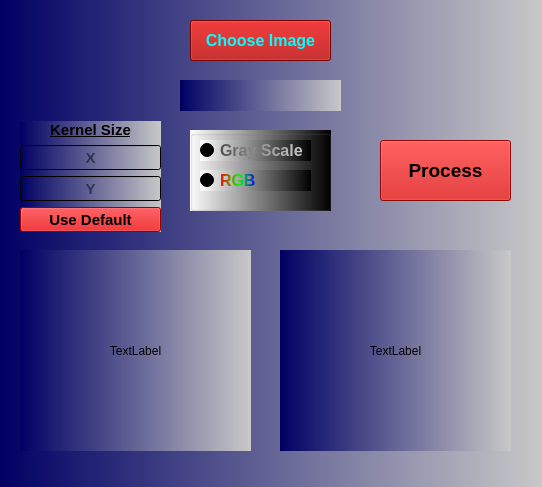
<?xml version="1.0" encoding="UTF-8"?>
<ui version="4.0">
 <class>MainWindow</class>
 <widget class="QMainWindow" name="MainWindow">
  <property name="geometry">
   <rect>
    <x>0</x>
    <y>0</y>
    <width>542</width>
    <height>487</height>
   </rect>
  </property>
  <property name="minimumSize">
   <size>
    <width>542</width>
    <height>487</height>
   </size>
  </property>
  <property name="maximumSize">
   <size>
    <width>542</width>
    <height>487</height>
   </size>
  </property>
  <property name="windowTitle">
   <string>Weird App</string>
  </property>
  <property name="styleSheet">
   <string notr="true">background-color:qlineargradient(spread:pad, x1:0, y1:0, x2:1, y2:0, stop:0 rgba(0, 0, 100, 255), stop:1 rgba(200, 200, 200, 255))</string>
  </property>
  <widget class="QWidget" name="centralwidget">
   <widget class="QWidget" name="verticalLayoutWidget">
    <property name="geometry">
     <rect>
      <x>20</x>
      <y>121</y>
      <width>141</width>
      <height>111</height>
     </rect>
    </property>
    <layout class="QVBoxLayout" name="verticalLayout">
     <item>
      <widget class="QLabel" name="label">
       <property name="font">
        <font>
         <pointsize>11</pointsize>
         <weight>75</weight>
         <bold>true</bold>
         <underline>true</underline>
        </font>
       </property>
       <property name="styleSheet">
        <string notr="true">background-color:'black';color:'white'</string>
       </property>
       <property name="text">
        <string>Kernel Size</string>
       </property>
       <property name="alignment">
        <set>Qt::AlignCenter</set>
       </property>
      </widget>
     </item>
     <item>
      <widget class="QLineEdit" name="kernelLineX">
       <property name="font">
        <font>
         <pointsize>11</pointsize>
         <weight>75</weight>
         <bold>true</bold>
        </font>
       </property>
       <property name="toolTip">
        <string/>
       </property>
       <property name="whatsThis">
        <string/>
       </property>
       <property name="accessibleDescription">
        <string/>
       </property>
       <property name="inputMask">
        <string/>
       </property>
       <property name="alignment">
        <set>Qt::AlignCenter</set>
       </property>
       <property name="placeholderText">
        <string>X</string>
       </property>
      </widget>
     </item>
     <item>
      <widget class="QLineEdit" name="kernelLineY">
       <property name="font">
        <font>
         <pointsize>11</pointsize>
         <weight>75</weight>
         <bold>true</bold>
        </font>
       </property>
       <property name="alignment">
        <set>Qt::AlignCenter</set>
       </property>
       <property name="placeholderText">
        <string>Y</string>
       </property>
      </widget>
     </item>
     <item>
      <widget class="QPushButton" name="defaultKernelButton">
       <property name="font">
        <font>
         <pointsize>11</pointsize>
         <weight>75</weight>
         <bold>true</bold>
        </font>
       </property>
       <property name="styleSheet">
        <string notr="true">background-color: rgb(208, 0, 3);</string>
       </property>
       <property name="text">
        <string>Use Default</string>
       </property>
       <property name="autoDefault">
        <bool>false</bool>
       </property>
       <property name="default">
        <bool>false</bool>
       </property>
       <property name="flat">
        <bool>false</bool>
       </property>
      </widget>
     </item>
    </layout>
   </widget>
   <widget class="QPushButton" name="chooseImageButton">
    <property name="geometry">
     <rect>
      <x>190</x>
      <y>20</y>
      <width>141</width>
      <height>41</height>
     </rect>
    </property>
    <property name="font">
     <font>
      <pointsize>12</pointsize>
      <weight>75</weight>
      <bold>true</bold>
     </font>
    </property>
    <property name="styleSheet">
     <string notr="true">color: rgb(0, 255, 255);
background-color: rgb(170, 0, 0);</string>
    </property>
    <property name="text">
     <string>Choose Image</string>
    </property>
   </widget>
   <widget class="QLabel" name="imageNameLabel">
    <property name="geometry">
     <rect>
      <x>180</x>
      <y>80</y>
      <width>161</width>
      <height>31</height>
     </rect>
    </property>
    <property name="font">
     <font>
      <pointsize>12</pointsize>
      <weight>75</weight>
      <italic>true</italic>
      <bold>true</bold>
     </font>
    </property>
    <property name="styleSheet">
     <string notr="true">color:rgb(234, 227, 0)</string>
    </property>
    <property name="text">
     <string/>
    </property>
    <property name="alignment">
     <set>Qt::AlignCenter</set>
    </property>
   </widget>
   <widget class="QPushButton" name="processButton">
    <property name="geometry">
     <rect>
      <x>380</x>
      <y>140</y>
      <width>131</width>
      <height>61</height>
     </rect>
    </property>
    <property name="font">
     <font>
      <pointsize>14</pointsize>
      <weight>75</weight>
      <bold>true</bold>
     </font>
    </property>
    <property name="styleSheet">
     <string notr="true">background-color:rgb(200, 10, 10);color:'white'</string>
    </property>
    <property name="text">
     <string>Process</string>
    </property>
   </widget>
   <widget class="QGroupBox" name="groupBox">
    <property name="geometry">
     <rect>
      <x>190</x>
      <y>130</y>
      <width>141</width>
      <height>81</height>
     </rect>
    </property>
    <property name="font">
     <font>
      <pointsize>11</pointsize>
      <weight>75</weight>
      <bold>true</bold>
     </font>
    </property>
    <property name="styleSheet">
     <string notr="true">background-color:qlineargradient(spread:pad, x1:0, y1:0, x2:1, y2:0, stop:0 rgba(255, 255, 255, 255), stop:1 rgba(0, 0, 0, 255))</string>
    </property>
    <property name="title">
     <string/>
    </property>
    <widget class="QRadioButton" name="grayRadioButton">
     <property name="geometry">
      <rect>
       <x>10</x>
       <y>10</y>
       <width>111</width>
       <height>21</height>
      </rect>
     </property>
     <property name="font">
      <font>
       <pointsize>12</pointsize>
       <weight>75</weight>
       <bold>true</bold>
      </font>
     </property>
     <property name="styleSheet">
      <string notr="true">color: qlineargradient(spread:pad, x1:0, y1:0, x2:1, y2:0, stop:0 rgba(80, 80, 80, 255), stop:0.5 rgba(150, 150, 150, 255), stop:1 rgba(200, 200, 200, 255));
background-color:'black'</string>
     </property>
     <property name="text">
      <string>Gray Scale</string>
     </property>
     <property name="checked">
      <bool>true</bool>
     </property>
    </widget>
    <widget class="QRadioButton" name="rgbRadioButton">
     <property name="geometry">
      <rect>
       <x>10</x>
       <y>40</y>
       <width>111</width>
       <height>21</height>
      </rect>
     </property>
     <property name="font">
      <font>
       <pointsize>12</pointsize>
       <weight>75</weight>
       <bold>true</bold>
      </font>
     </property>
     <property name="styleSheet">
      <string notr="true">color: qlineargradient(spread:pad, x1:0, y1:0, x2:1, y2:0, stop:0 rgba(255, 0, 0, 255), stop:0.55 rgba(0, 255, 0, 255), stop:1 rgba(0, 0, 255, 255));
background-color:'black'</string>
     </property>
     <property name="text">
      <string>RGB</string>
     </property>
     <property name="checked">
      <bool>false</bool>
     </property>
    </widget>
   </widget>
   <widget class="QLabel" name="originalImageLabel">
    <property name="geometry">
     <rect>
      <x>20</x>
      <y>250</y>
      <width>231</width>
      <height>201</height>
     </rect>
    </property>
    <property name="text">
     <string>TextLabel</string>
    </property>
    <property name="scaledContents">
     <bool>true</bool>
    </property>
    <property name="alignment">
     <set>Qt::AlignCenter</set>
    </property>
   </widget>
   <widget class="QLabel" name="processedImageLabel">
    <property name="geometry">
     <rect>
      <x>280</x>
      <y>250</y>
      <width>231</width>
      <height>201</height>
     </rect>
    </property>
    <property name="text">
     <string>TextLabel</string>
    </property>
    <property name="scaledContents">
     <bool>true</bool>
    </property>
    <property name="alignment">
     <set>Qt::AlignCenter</set>
    </property>
   </widget>
  </widget>
 </widget>
 <resources/>
 <connections/>
</ui>
